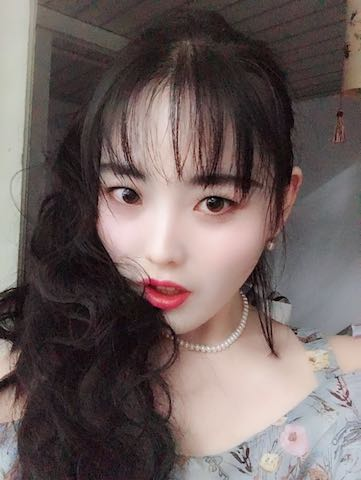
#> input picture chap4/c8.jpg, 361 x 480 px, found by its file name
$ python sketch.py
#> lines starting #> are read from the running program, lines starting #| are printed output that depends on the picture
#> in main, img is the input picture: shape (480, 361, 3); mean B, G, R 95.5, 97.2, 110.6
import cv2
import numpy as np

# 4-6 素描风格
def sketch_style(img):
    height, width, n = img.shape
#> height = 480; width = 361; n = 3
    gray0 = cv2.cvtColor(img, cv2.COLOR_BGR2GRAY) #转换为灰度图
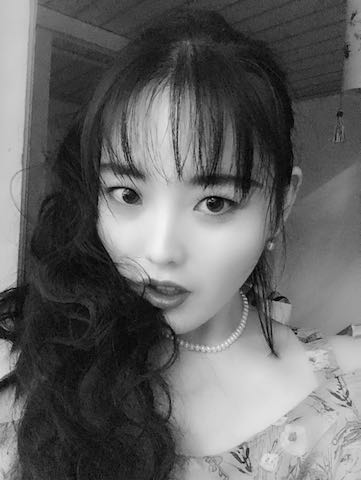
#> gray0: shape (480, 361); min 0, max 244, mean 101
    #cv2.imshow("gray0", gray0)
    #构建一个空的图像
    img2 = np.zeros((height, width), dtype='uint8')
    gray1 = cv2.addWeighted(gray0, -1, img2, 0, 255, 0) #图像叠加,得到反色图片
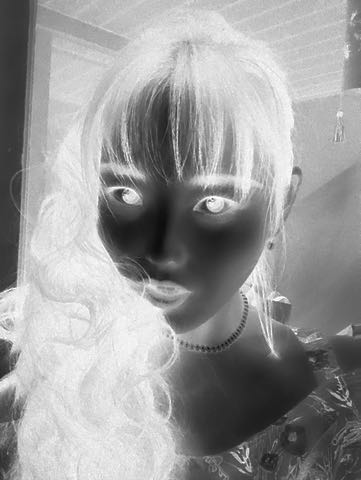
#> gray1: shape (480, 361); min 11, max 255, mean 154
    cv2.imshow("img0", gray1)
    gray1 = cv2.GaussianBlur(gray1, (19, 19), 0) #高斯滤波
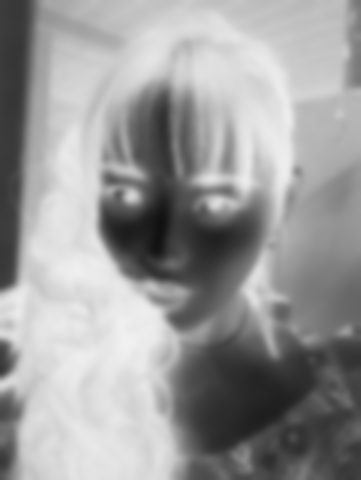
#> gray1: shape (480, 361); min 17, max 241, mean 154
    dst = cv2.addWeighted(gray0, 1.2, gray1, 0.3, 0) #滤波后图像叠加
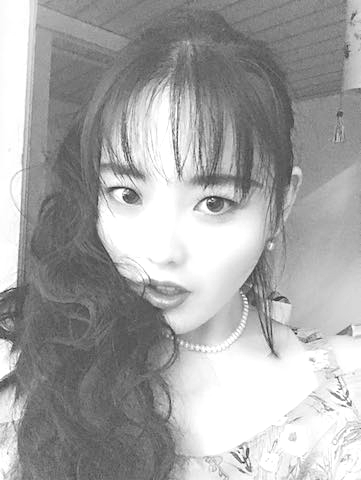
#> dst: shape (480, 361); min 41, max 255, mean 166.2
    cv2.imshow("sketch_img", dst)

def main():
    img = cv2.imread("..\c8.jpg")
    sketch_style(img)
    cv2.imshow("img", img)
    cv2.waitKey(0)

if __name__ == '__main__':
    main()

$ run again, with chap4/c4.jpg copied over chap4/c8.jpg
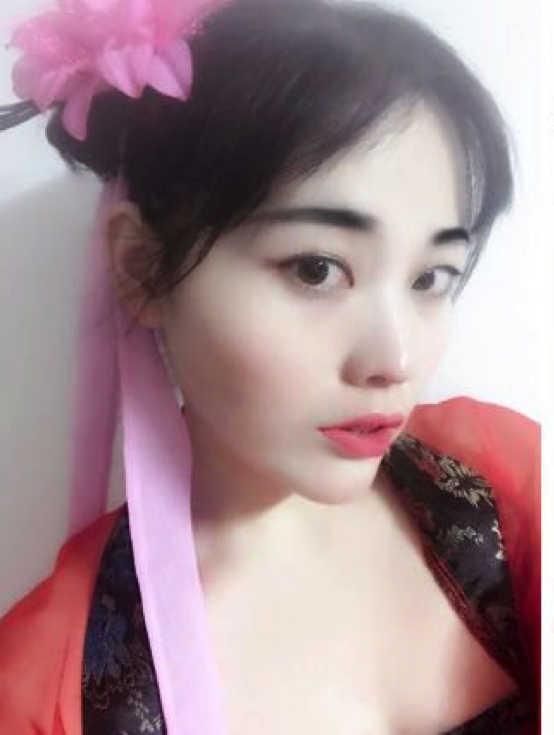
#> input picture chap4/c4.jpg, 554 x 735 px, found by its file name
#> in main, img is the input picture: shape (735, 554, 3); mean B, G, R 144.9, 139.4, 165.7
#> in sketch_style, `gray1 = cv2.addWeighted(gray0, -1, img2, 0, 255, 0)`:
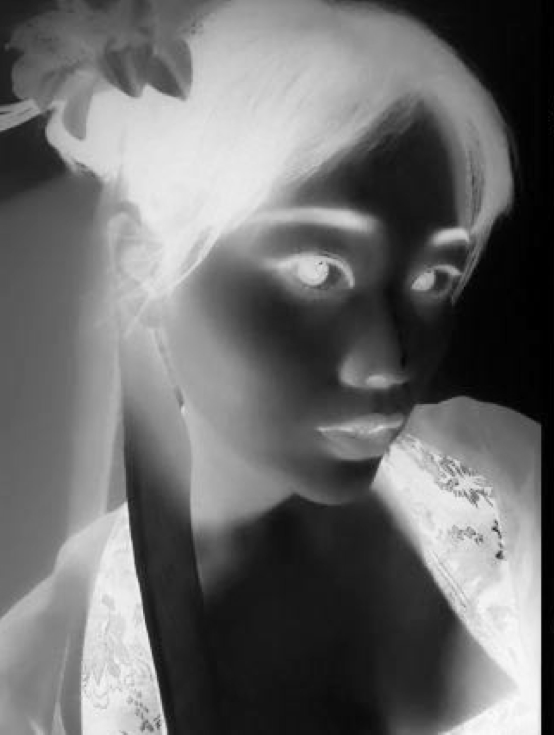
#> gray1: shape (735, 554); min 0, max 251, mean 107.1
#> in sketch_style, `dst = cv2.addWeighted(gray0, 1.2, gray1, 0.3, 0)`:
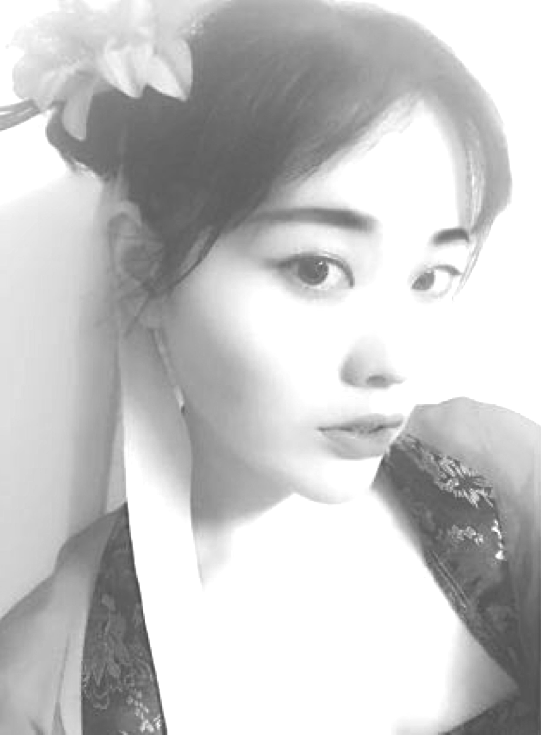
#> dst: shape (735, 554); min 71, max 255, mean 199.9
